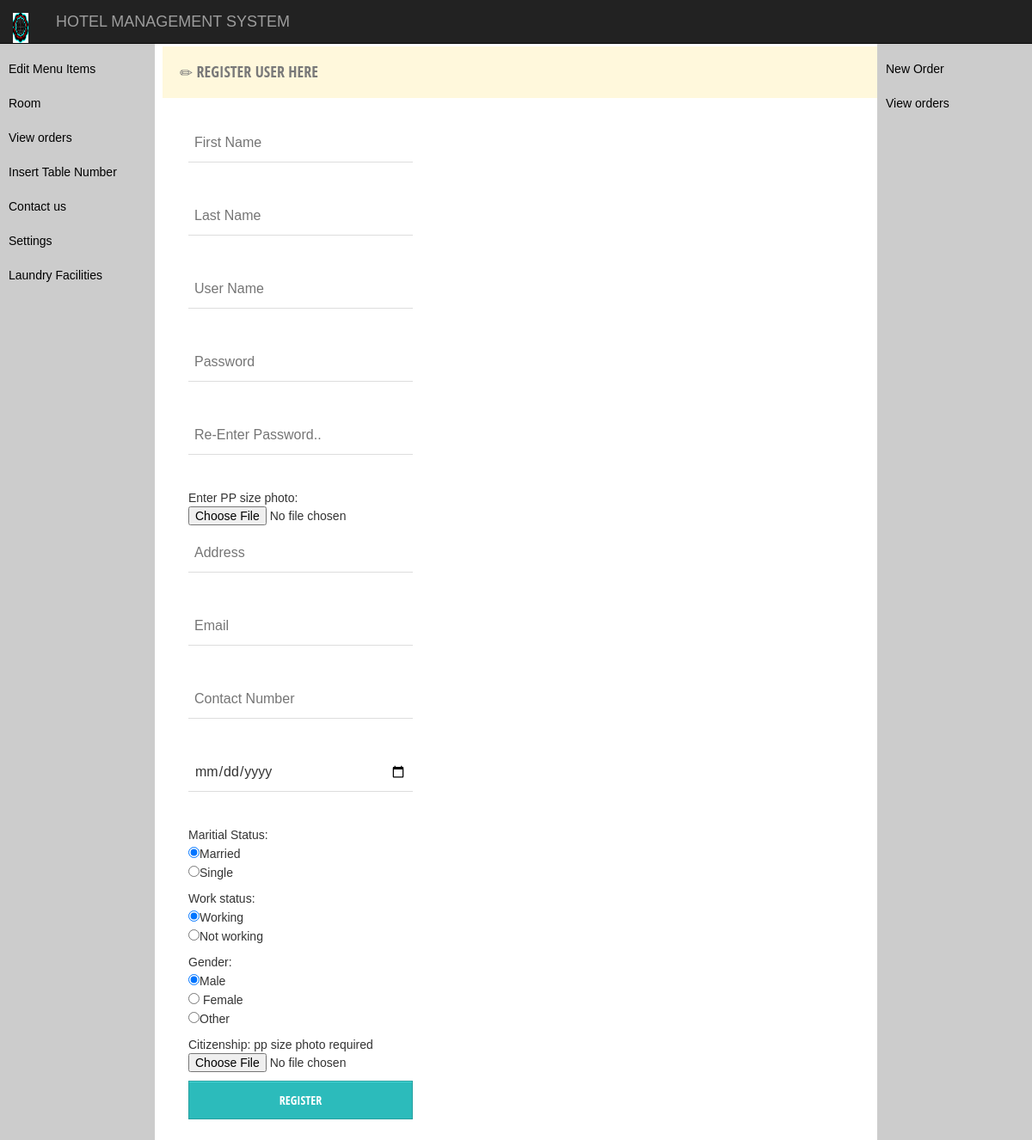
The app's page /user_reg.php with its own data.
### tables this page shows
CREATE TABLE `tbl_general` (
  `genid` int(11) NOT NULL,
  `namehotel` varchar(200) NOT NULL,
  `emailhotel` varchar(150) NOT NULL,
  `contact` varchar(100) NOT NULL,
  `site` varchar(155) NOT NULL,
  `address` varchar(150) NOT NULL,
  `pan` varchar(150) NOT NULL,
  `vat` int(20) NOT NULL,
  `logopic` varchar(255) NOT NULL
);

### user_reg.php (the view, shortened to what this page needs)
<html>
<head>
<title>User Registration</title><link rel="stylesheet" href="bootstrap/bootstrap.min.css">
     <link href="//netdna.bootstrapcdn.com/bootstrap/3.0.0/css/bootstrap-glyphicons.css" rel="stylesheet">
            <link rel ="stylesheet" type="text/css" href = "form.css" />
    <link rel="stylesheet" href="sidebar.css">
</head>
<body>
<nav class="navbar navbar-inverse navbar-fixed-top">
            <div class="container-fluid">
                <div class="navbar-header">
                  <?php
               $usr = $_GET['nme'];
                                             include("connect.php");
                            $sql = "select * from tbl_general";
                            $result = $con->query($sql);
                            $data = $result->fetch_array();
               ?>
                    <span class="navbar-brand" href="">
                        <img src="logo/<?php echo $data['logopic']; ?>" class="" width="50%" height="35px"  />
                    </span>
                    <a class="navbar-brand" href="adminpanel.php?nme=<?php echo $usr;?>">
                      <?php
                            echo $data['namehotel'];
                         ?>
                </div>
                <ul class="nav navbar-nav navbar-right">
                <li class="dropdown">
                <a href="#" class="glyphicon glyphicon-user">  <?php echo $usr ?></a>
                  </li>
                  </ul>
                  </div>
                  </nav>
<nav class="navigation">
              <ul class="mainmenu">
              <li><a href="cuisinemenu.php?nme=<?php echo $usr;?>">Edit Menu Items</a>
      </li>
              <li><a href="">Room</a>
             </li>
             <li><a href="">View orders</a></li>
             <li><a href="table.php?nme=<?php echo $usr;?>">Insert Table Number</a></li>
             <li><a href="">Contact us </a></li>
             <li><a href="gensetting.php?nme=<?php echo $usr;?>" >Settings </a></li>
              <li><a href="laundry.php?nme=<?php echo $usr;?>" >Laundry Facilities </a></li>
             </ul>
            </nav>
<div class="main col-xs-9 form-style-8" style=" margin-top: 7%; margin-left: 17%;  max-width: 900px; ">
<form  action="dbreg.php?nme=<?php echo $usr;?>" method="post" autocomplete= "on" enctype="multipart/form-data">
<h2 style="background-color: #FFF8DC;"> <span class="glyphicon glyphicon-pencil"></span> REGISTER USER HERE </h2>
<p>
<input type="text" name="fname" required placeholder="First Name" autofocus ><br/>
</p>
<p>
<input type = "text" name= "lname" required placeholder="Last Name"><br/>
</p>
<p>
<input type = "text" name= "unme" onkeyup = "usercheck()" id ="uname" required placeholder="User Name"><br/>
</p>
<p>
<input type = "password" id= "psw1" name= "psw" required placeholder="Password"><br/>
</p>
<p>
<input type = "password" id="psw2" name= "psw1" required placeholder="Re-Enter Password.." onkeyup="checkpsw()"><br/>
</p>
<p>Enter PP size photo:
<input type= "file" name = "oo" autocomplete="off">
</p>
<p>
<input type ="text" name= "add" required placeholder="Address"><br/>
</p>
<p>
<input type ="text" name= "eml" required placeholder="Email" autocomplete="off"><br/>
</p>
<p>
<input type ="text" name = "cnum" required placeholder="Contact Number" autocomplete="off"><br/>
</p>
<p>
<input type="date" name = "jdate" required placeholder="Joined date"><br/>
</p>
<p>Maritial Status:<br/>
<input type="radio" name="mstat" value="Married" checked>Married<br/>
<input type="radio" name ="mstat" value="Single">Single<br/>
</p>
<p>Work status:<br/>
<input type = "radio" name = "wstat" value="working" checked>Working<br/>
<input type = "radio" name = "wstat" value = "notworking">Not working<br/>
</p>
<p>Gender:<br/>
<input type = "radio" name = "gender" value="male" checked>Male<br/>
<input type = "radio" name = "gender" value = "female">	Female<br/>
<input type = "radio" name = "gender" value = "other">Other<br/>
</p>
<p>Citizenship: pp size photo required
<input type= "file" name = "cp"   autocomplete="off">
</p>
<p>
<input type = "submit" name="btn_reg" value ="Register">
</p>
</form>
</div>
<nav class="n">
  <ul class="mainmenu">
    <li><a href="">New Order</a></li>
    <li><a href="">View orders</a>
    </li>
  </ul>
</nav>
</body>
</html>

### form.css (style rules this page uses)
.form-style-8 h2 { background: #4D4D4D; text-transform: uppercase; font-family: 'Open Sans Condensed', sans-serif; color: #797979; font-size: 18px; font-weight: 100; padding: 20px; margin: -30px -30px 30px -30px; }
.form-style-8 input[type="text"], .form-style-8 input[type="date"], .form-style-8 input[type="datetime"], .form-style-8 input[type="email"], .form-style-8 input[type="number"], .form-style-8 input[type="search"], .form-style-8 input[type="time"], .form-style-8 input[type="url"], .form-style-8 input[type="submit"], .form-style-8 input[type="password"], .form-style-8 textarea, .form-style-8 select { box-sizing: border-box; -webkit-box-sizing: border-box; -moz-box-sizing: border-box; outline: none; display: block; width: 30%; padding: 7px; border: none; border-bottom: 1px solid #ddd; background: transparent; margin-bottom: 10px; font: 16px Arial, Helvetica, sans-serif; height: 45px; }
.form-style-8 input[type="button"], .form-style-8 input[type="submit"] { -moz-box-shadow: inset 0px 1px 0px 0px #45D6D6; -webkit-box-shadow: inset 0px 1px 0px 0px #45D6D6; box-shadow: inset 0px 1px 0px 0px #45D6D6; background-color: #2CBBBB; border: 1px solid #27A0A0; display: inline-block; cursor: pointer; color: #FFFFFF; font-family: 'Open Sans Condensed', sans-serif; font-size: 14px; padding: 8px 18px; text-decoration: none; text-transform: uppercase; }

### sidebar.css (style rules this page uses)
html, body { font-family: Arial, Helvetica, sans-serif; }
.navigation { padding-top: 5%; width: 15%; position: fixed; height: 100%; overflow: auto; background-color: #CCC; float:left; }
.n { padding-top: 5%; width: 15%; margin-left: 85%; float:right; position: fixed; height: 100%; overflow: auto; background-color: #CCC; }
.mainmenu { list-style: none; padding: 0; margin:0; }
.mainmenu a { display: block; background-color: #CCC; text-decoration: none; padding: 10px; color: #000; }

### user_reg.php (style rules this page uses)
.dropdown { position: relative; display: inline-block; }

### records on screen
tbl_general: logopic (picture), namehotel "HOTEL MANAGEMENT SYSTEM"
